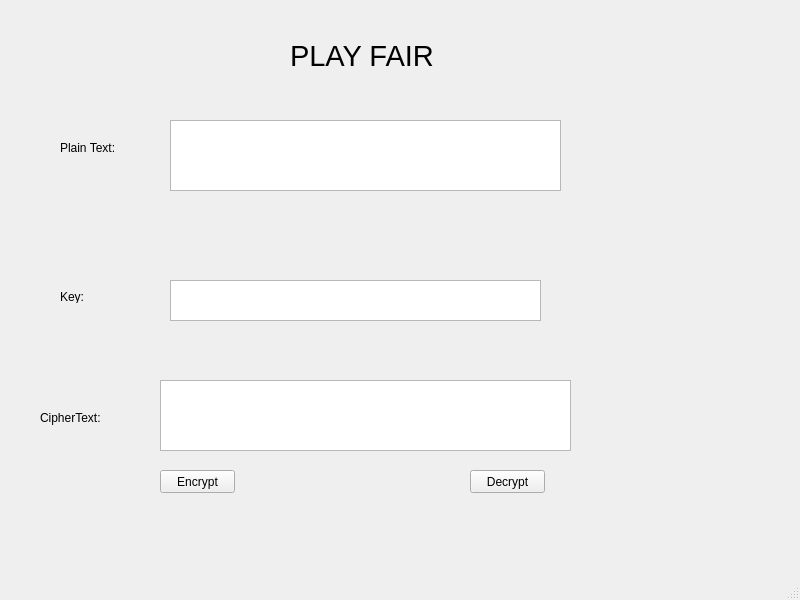
<?xml version="1.0" encoding="UTF-8"?>
<ui version="4.0">
 <class>MainWindow</class>
 <widget class="QMainWindow" name="MainWindow">
  <property name="geometry">
   <rect>
    <x>0</x>
    <y>0</y>
    <width>800</width>
    <height>600</height>
   </rect>
  </property>
  <property name="windowTitle">
   <string>MainWindow</string>
  </property>
  <widget class="QWidget" name="centralwidget">
   <widget class="QLabel" name="label">
    <property name="geometry">
     <rect>
      <x>290</x>
      <y>40</y>
      <width>211</width>
      <height>31</height>
     </rect>
    </property>
    <property name="font">
     <font>
      <pointsize>22</pointsize>
     </font>
    </property>
    <property name="text">
     <string>PLAY FAIR</string>
    </property>
   </widget>
   <widget class="QLabel" name="label_2">
    <property name="geometry">
     <rect>
      <x>60</x>
      <y>140</y>
      <width>61</width>
      <height>16</height>
     </rect>
    </property>
    <property name="text">
     <string>Plain Text:</string>
    </property>
   </widget>
   <widget class="QLabel" name="label_3">
    <property name="geometry">
     <rect>
      <x>60</x>
      <y>290</y>
      <width>47</width>
      <height>13</height>
     </rect>
    </property>
    <property name="text">
     <string>Key:</string>
    </property>
   </widget>
   <widget class="QLabel" name="label_4">
    <property name="geometry">
     <rect>
      <x>40</x>
      <y>410</y>
      <width>61</width>
      <height>16</height>
     </rect>
    </property>
    <property name="text">
     <string>CipherText:</string>
    </property>
   </widget>
   <widget class="QPlainTextEdit" name="plainTextEdit">
    <property name="geometry">
     <rect>
      <x>170</x>
      <y>120</y>
      <width>391</width>
      <height>71</height>
     </rect>
    </property>
   </widget>
   <widget class="QPlainTextEdit" name="plainTextEdit_2">
    <property name="geometry">
     <rect>
      <x>170</x>
      <y>280</y>
      <width>371</width>
      <height>41</height>
     </rect>
    </property>
   </widget>
   <widget class="QPlainTextEdit" name="plainTextEdit_3">
    <property name="geometry">
     <rect>
      <x>160</x>
      <y>380</y>
      <width>411</width>
      <height>71</height>
     </rect>
    </property>
   </widget>
   <widget class="QPushButton" name="bnt_encrypt">
    <property name="geometry">
     <rect>
      <x>160</x>
      <y>470</y>
      <width>75</width>
      <height>23</height>
     </rect>
    </property>
    <property name="text">
     <string>Encrypt</string>
    </property>
   </widget>
   <widget class="QPushButton" name="bnt_decrypt">
    <property name="geometry">
     <rect>
      <x>470</x>
      <y>470</y>
      <width>75</width>
      <height>23</height>
     </rect>
    </property>
    <property name="text">
     <string>Decrypt</string>
    </property>
   </widget>
  </widget>
  <widget class="QMenuBar" name="menubar">
   <property name="geometry">
    <rect>
     <x>0</x>
     <y>0</y>
     <width>800</width>
     <height>21</height>
    </rect>
   </property>
  </widget>
  <widget class="QStatusBar" name="statusbar"/>
 </widget>
 <resources/>
 <connections/>
</ui>
